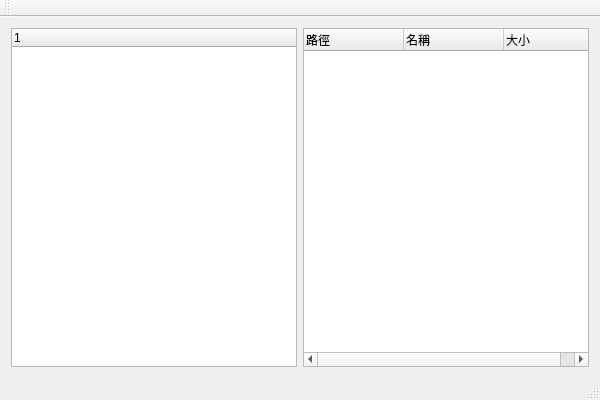
<?xml version="1.0" encoding="UTF-8"?>
<ui version="4.0">
 <class>QtFileExplorerClass</class>
 <widget class="QMainWindow" name="QtFileExplorerClass">
  <property name="geometry">
   <rect>
    <x>0</x>
    <y>0</y>
    <width>600</width>
    <height>400</height>
   </rect>
  </property>
  <property name="windowTitle">
   <string>QtFileExplorer</string>
  </property>
  <widget class="QWidget" name="centralWidget">
   <layout class="QGridLayout" name="gridLayout">
    <item row="0" column="0">
     <layout class="QHBoxLayout" name="horizontalLayout">
      <item>
       <widget class="QTreeWidget" name="leftTreeWidget">
        <column>
         <property name="text">
          <string notr="true">1</string>
         </property>
        </column>
       </widget>
      </item>
      <item>
       <widget class="QTreeWidget" name="rightTreeWidget">
        <column>
         <property name="text">
          <string>路徑</string>
         </property>
        </column>
        <column>
         <property name="text">
          <string>名稱</string>
         </property>
        </column>
        <column>
         <property name="text">
          <string>大小</string>
         </property>
        </column>
       </widget>
      </item>
     </layout>
    </item>
   </layout>
  </widget>
  <widget class="QMenuBar" name="menuBar">
   <property name="geometry">
    <rect>
     <x>0</x>
     <y>0</y>
     <width>600</width>
     <height>22</height>
    </rect>
   </property>
  </widget>
  <widget class="QToolBar" name="mainToolBar">
   <attribute name="toolBarArea">
    <enum>TopToolBarArea</enum>
   </attribute>
   <attribute name="toolBarBreak">
    <bool>false</bool>
   </attribute>
  </widget>
  <widget class="QStatusBar" name="statusBar"/>
 </widget>
 <layoutdefault spacing="6" margin="11"/>
 <resources>
  <include location="QtFileExplorer.qrc"/>
 </resources>
 <connections/>
</ui>
